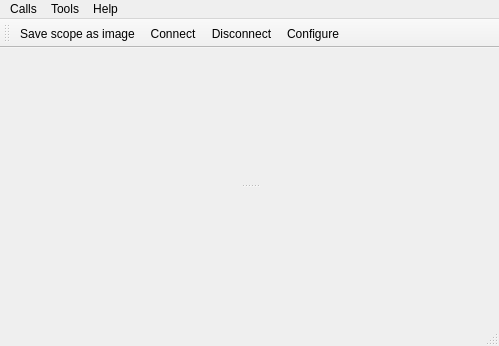
<?xml version="1.0" encoding="UTF-8"?>
<ui version="4.0">
 <class>MyMainWindow</class>
 <widget class="QMainWindow" name="MyMainWindow">
  <property name="geometry">
   <rect>
    <x>0</x>
    <y>0</y>
    <width>499</width>
    <height>346</height>
   </rect>
  </property>
  <property name="windowTitle">
   <string>CheeseMachine</string>
  </property>
  <property name="layoutDirection">
   <enum>Qt::LeftToRight</enum>
  </property>
  <property name="styleSheet">
   <string notr="true"/>
  </property>
  <widget class="QWidget" name="centralWidget">
   <layout class="QGridLayout" name="gridLayout_2">
    <item row="0" column="0">
     <widget class="QSplitter" name="splitter">
      <property name="orientation">
       <enum>Qt::Vertical</enum>
      </property>
      <widget class="QCustomPlot" name="PlotWidget" native="true"/>
      <widget class="QWidget" name="ConsoleWidget" native="true"/>
     </widget>
    </item>
   </layout>
  </widget>
  <widget class="QMenuBar" name="menuBar">
   <property name="geometry">
    <rect>
     <x>0</x>
     <y>0</y>
     <width>499</width>
     <height>21</height>
    </rect>
   </property>
   <widget class="QMenu" name="menuCalls">
    <property name="title">
     <string>Calls</string>
    </property>
    <addaction name="actionConnect"/>
    <addaction name="actionDisconnect"/>
    <addaction name="actionSave_scope_as_image"/>
    <addaction name="separator"/>
    <addaction name="actionQuit"/>
   </widget>
   <widget class="QMenu" name="menuTools">
    <property name="title">
     <string>Tools</string>
    </property>
    <addaction name="actionConfigure"/>
    <addaction name="actionClear"/>
   </widget>
   <widget class="QMenu" name="menuHelp">
    <property name="title">
     <string>Help</string>
    </property>
    <addaction name="actionAbout"/>
   </widget>
   <addaction name="menuCalls"/>
   <addaction name="menuTools"/>
   <addaction name="menuHelp"/>
  </widget>
  <widget class="QToolBar" name="mainToolBar">
   <attribute name="toolBarArea">
    <enum>TopToolBarArea</enum>
   </attribute>
   <attribute name="toolBarBreak">
    <bool>false</bool>
   </attribute>
   <addaction name="actionSave_scope_as_image"/>
   <addaction name="actionConnect"/>
   <addaction name="actionDisconnect"/>
   <addaction name="actionConfigure"/>
  </widget>
  <widget class="QStatusBar" name="statusBar"/>
  <action name="actionConnect">
   <property name="icon">
    <iconset resource="icons.qrc">
     <normaloff>:/images/connect.png</normaloff>:/images/connect.png</iconset>
   </property>
   <property name="text">
    <string>Connect</string>
   </property>
  </action>
  <action name="actionDisconnect">
   <property name="icon">
    <iconset resource="icons.qrc">
     <normaloff>:/images/disconnect.png</normaloff>:/images/disconnect.png</iconset>
   </property>
   <property name="text">
    <string>Disconnect</string>
   </property>
  </action>
  <action name="actionSave_scope_as_image">
   <property name="icon">
    <iconset resource="icons.qrc">
     <normaloff>:/images/save.png</normaloff>:/images/save.png</iconset>
   </property>
   <property name="text">
    <string>Save scope as image</string>
   </property>
  </action>
  <action name="actionQuit">
   <property name="icon">
    <iconset resource="icons.qrc">
     <normaloff>:/images/application-exit.png</normaloff>:/images/application-exit.png</iconset>
   </property>
   <property name="text">
    <string>Quit</string>
   </property>
  </action>
  <action name="actionConfigure">
   <property name="icon">
    <iconset resource="icons.qrc">
     <normaloff>:/images/settings.png</normaloff>:/images/settings.png</iconset>
   </property>
   <property name="text">
    <string>Configure</string>
   </property>
  </action>
  <action name="actionClear">
   <property name="icon">
    <iconset resource="icons.qrc">
     <normaloff>:/images/clear.png</normaloff>:/images/clear.png</iconset>
   </property>
   <property name="text">
    <string>Clear</string>
   </property>
  </action>
  <action name="actionAbout">
   <property name="text">
    <string>About</string>
   </property>
  </action>
  <action name="actionTerminal">
   <property name="text">
    <string>Terminal</string>
   </property>
  </action>
 </widget>
 <layoutdefault spacing="6" margin="11"/>
 <customwidgets>
  <customwidget>
   <class>QCustomPlot</class>
   <extends>QWidget</extends>
   <header>qcustomplot.h</header>
   <container>1</container>
  </customwidget>
 </customwidgets>
 <resources>
  <include location="icons.qrc"/>
 </resources>
 <connections/>
</ui>
